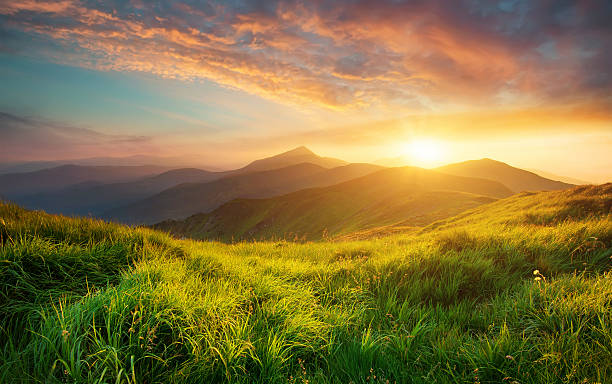
#> input picture THANSHI/nature.jpeg, 612 x 384 px
$ python transalation.py
#> lines starting #> are read from the running program, lines starting #| are printed output that depends on the picture
import cv2
import numpy as np

# Load an image
image = cv2.imread('nature.jpeg')
#> image is the input picture: shape (384, 612, 3); mean B, G, R 66.6, 117.5, 134.5

# Define the translation matrix
tx = 50  # translation in the x-axis
ty = 30  # translation in the y-axis
translation_matrix = np.float32([[1, 0, tx], [0, 1, ty]])

# Apply the translation to the image
translated_image = cv2.warpAffine(image, translation_matrix, (image.shape[1], image.shape[0]))
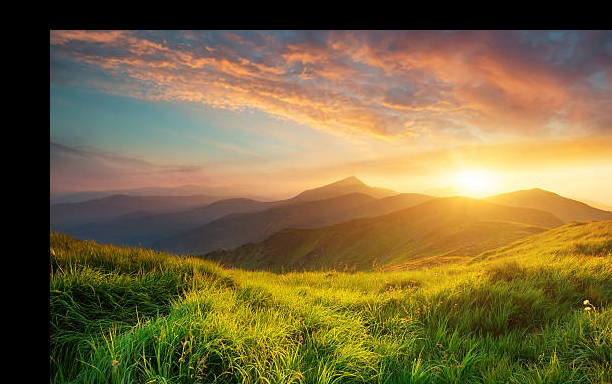
#> translated_image: shape (384, 612, 3); mean B, G, R 60.9, 104.5, 121.4

# Display the original and translated images
cv2.imshow('Original Image', image)
cv2.imshow('Translated Image', translated_image)
cv2.waitKey(0)
cv2.destroyAllWindows()

$ run again, with THANSHI/example.jpeg copied over THANSHI/nature.jpeg
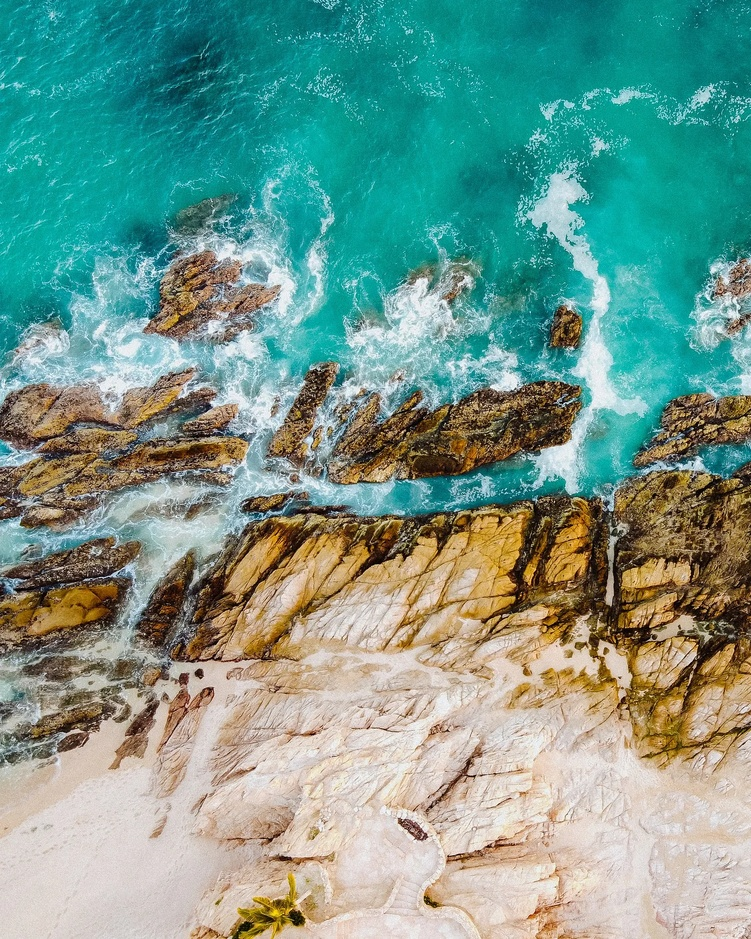
#> input picture THANSHI/example.jpeg, 751 x 939 px, shrunk from 1400 x 1750 before the run
#> image is the input picture: shape (939, 751, 3); mean B, G, R 141, 153.8, 116.7
#> `translated_image = cv2.warpAffine(image, translation_matrix, (image.sh..`:
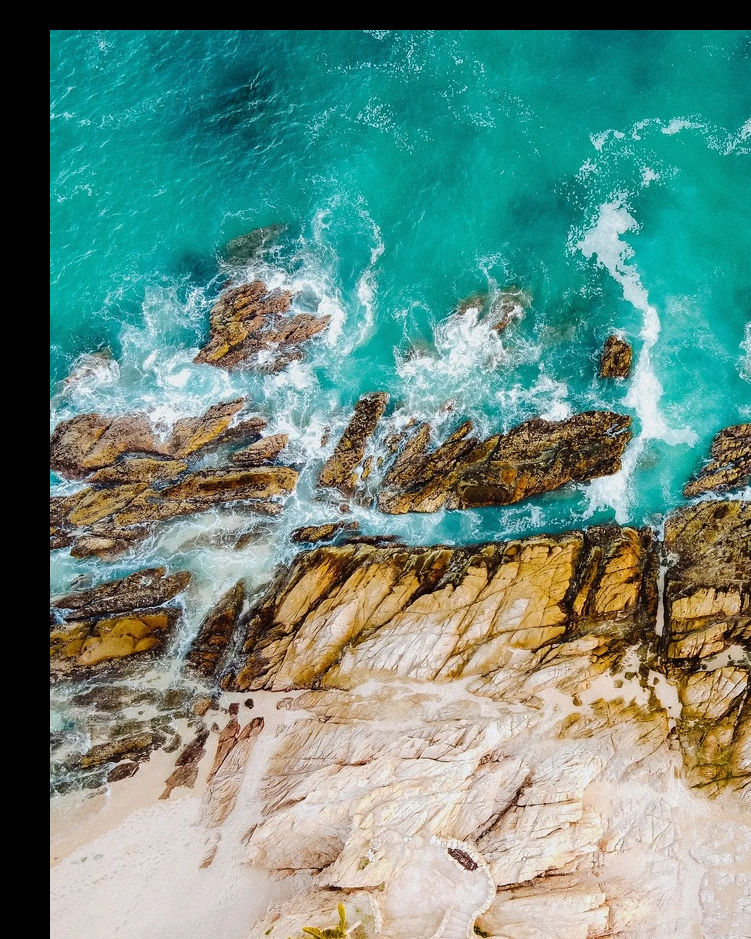
#> translated_image: shape (939, 751, 3); mean B, G, R 127.6, 138.8, 103.2

$ run again, with THANSHI/moutains.jpeg copied over THANSHI/nature.jpeg
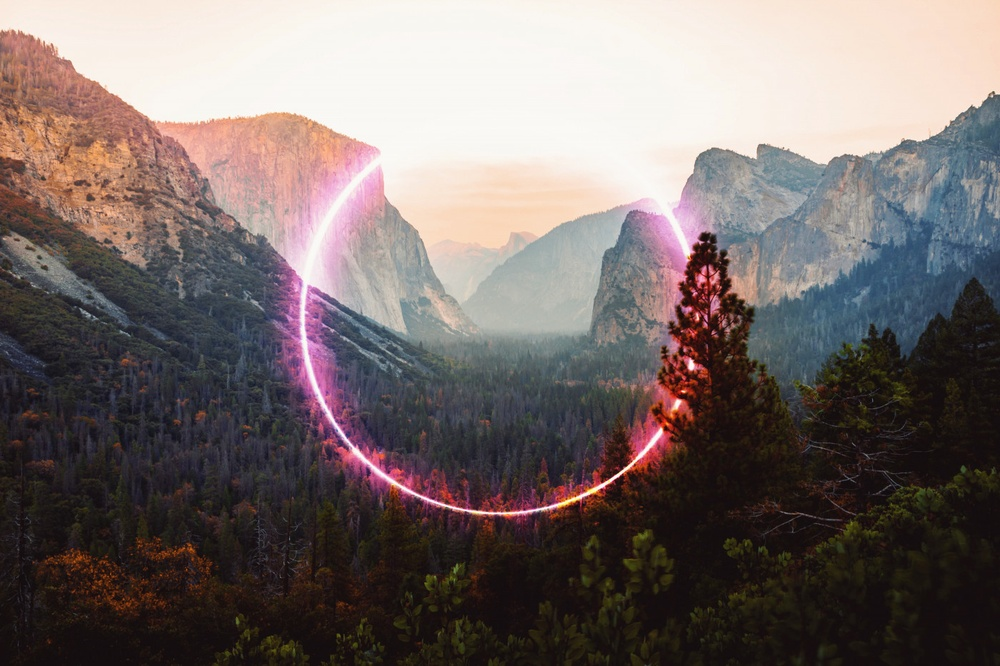
#> input picture THANSHI/moutains.jpeg, 1000 x 666 px, shrunk from 1400 x 933 before the run
#> image is the input picture: shape (666, 1000, 3); mean B, G, R 105.8, 107.8, 118.6
#> `translated_image = cv2.warpAffine(image, translation_matrix, (image.sh..`:
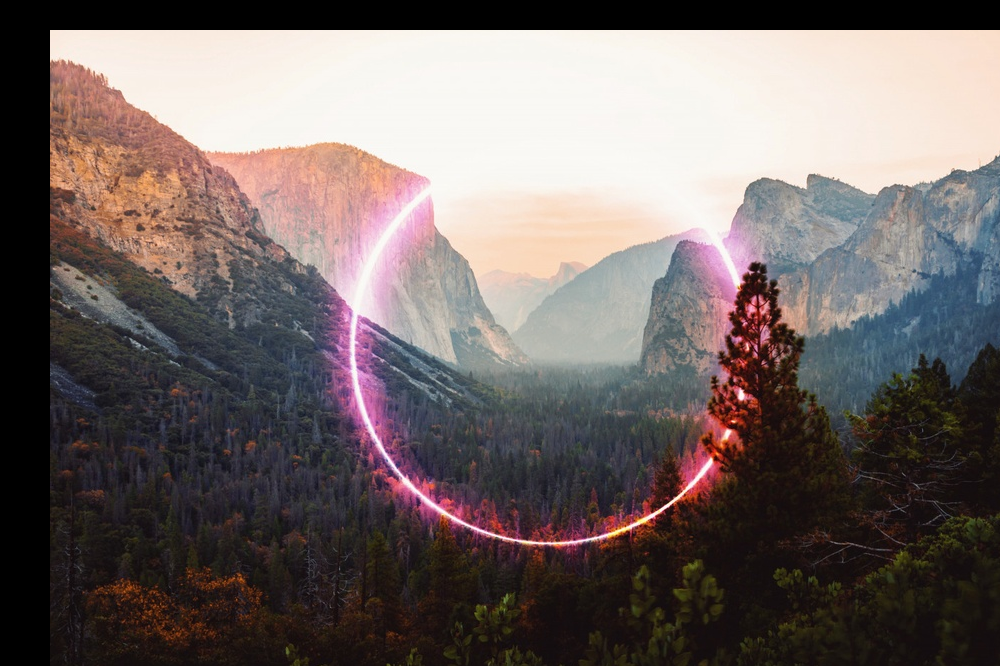
#> translated_image: shape (666, 1000, 3); mean B, G, R 101.4, 103.1, 113.6
